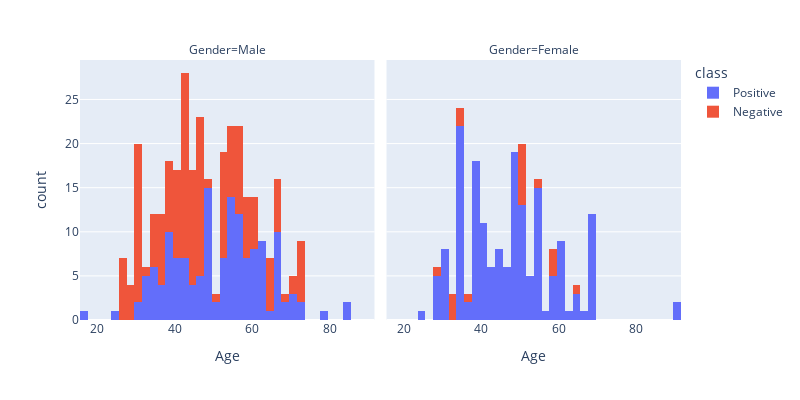

The code cell stored with this chart in its notebook:
### Code cell
#  plotting  class in respect to Gender and Age
fig2 = px.histogram(data, x="Age", color="class", width=800, height=400, facet_col='Gender')
fig2.show()

### Figure 1 — Plotly figure (JSON) as saved in the notebook; plotly's stock layout.template omitted (floating-point values rounded to 4 significant figures; data arrays with more than 128 entries replaced by an {"elided": "..."} marker saying what was removed)
{"data": [{"alignmentgroup": "True", "bingroup": "x", "hovertemplate": "class=Positive<br>Gender=Male<br>Age=%{x}<br>count=%{y}<extra></extra>", "legendgroup": "Positive", "marker": {"color": "#636efa", "pattern": {"shape": ""}}, "name": "Positive", "offsetgroup": "Positive", "orientation": "v", "showlegend": true, "type": "histogram", "x": {"elided": "147 int values"}, "xaxis": "x", "yaxis": "y"}, {"alignmentgroup": "True", "bingroup": "x", "hovertemplate": "class=Positive<br>Gender=Female<br>Age=%{x}<br>count=%{y}<extra></extra>", "legendgroup": "Positive", "marker": {"color": "#636efa", "pattern": {"shape": ""}}, "name": "Positive", "offsetgroup": "Positive", "orientation": "v", "showlegend": false, "type": "histogram", "x": {"elided": "173 int values"}, "xaxis": "x2", "yaxis": "y2"}, {"alignmentgroup": "True", "bingroup": "x", "hovertemplate": "class=Negative<br>Gender=Male<br>Age=%{x}<br>count=%{y}<extra></extra>", "legendgroup": "Negative", "marker": {"color": "#EF553B", "pattern": {"shape": ""}}, "name": "Negative", "offsetgroup": "Negative", "orientation": "v", "showlegend": true, "type": "histogram", "x": {"elided": "181 int values"}, "xaxis": "x", "yaxis": "y"}, {"alignmentgroup": "True", "bingroup": "x", "hovertemplate": "class=Negative<br>Gender=Female<br>Age=%{x}<br>count=%{y}<extra></extra>", "legendgroup": "Negative", "marker": {"color": "#EF553B", "pattern": {"shape": ""}}, "name": "Negative", "offsetgroup": "Negative", "orientation": "v", "showlegend": false, "type": "histogram", "x": [33, 55, 36, 28, 34, 65, 34, 51, 59, 50, 33, 51, 59, 50, 51, 59, 50, 50, 32], "xaxis": "x2", "yaxis": "y2"}], "layout": {"annotations": [{"font": {}, "showarrow": false, "text": "Gender=Male", "x": 0.245, "xanchor": "center", "xref": "paper", "y": 1, "yanchor": "bottom", "yref": "paper"}, {"font": {}, "showarrow": false, "text": "Gender=Female", "x": 0.755, "xanchor": "center", "xref": "paper", "y": 1, "yanchor": "bottom", "yref": "paper"}], "barmode": "relative", "height": 400, "legend": {"title": {"text": "class"}, "tracegroupgap": 0}, "margin": {"t": 60}, "width": 800, "xaxis": {"anchor": "y", "domain": [0, 0.49], "title": {"text": "Age"}}, "xaxis2": {"anchor": "y2", "domain": [0.51, 1], "matches": "x", "title": {"text": "Age"}}, "yaxis": {"anchor": "x", "domain": [0, 1], "title": {"text": "count"}}, "yaxis2": {"anchor": "x2", "domain": [0, 1], "matches": "y", "showticklabels": false}}}
